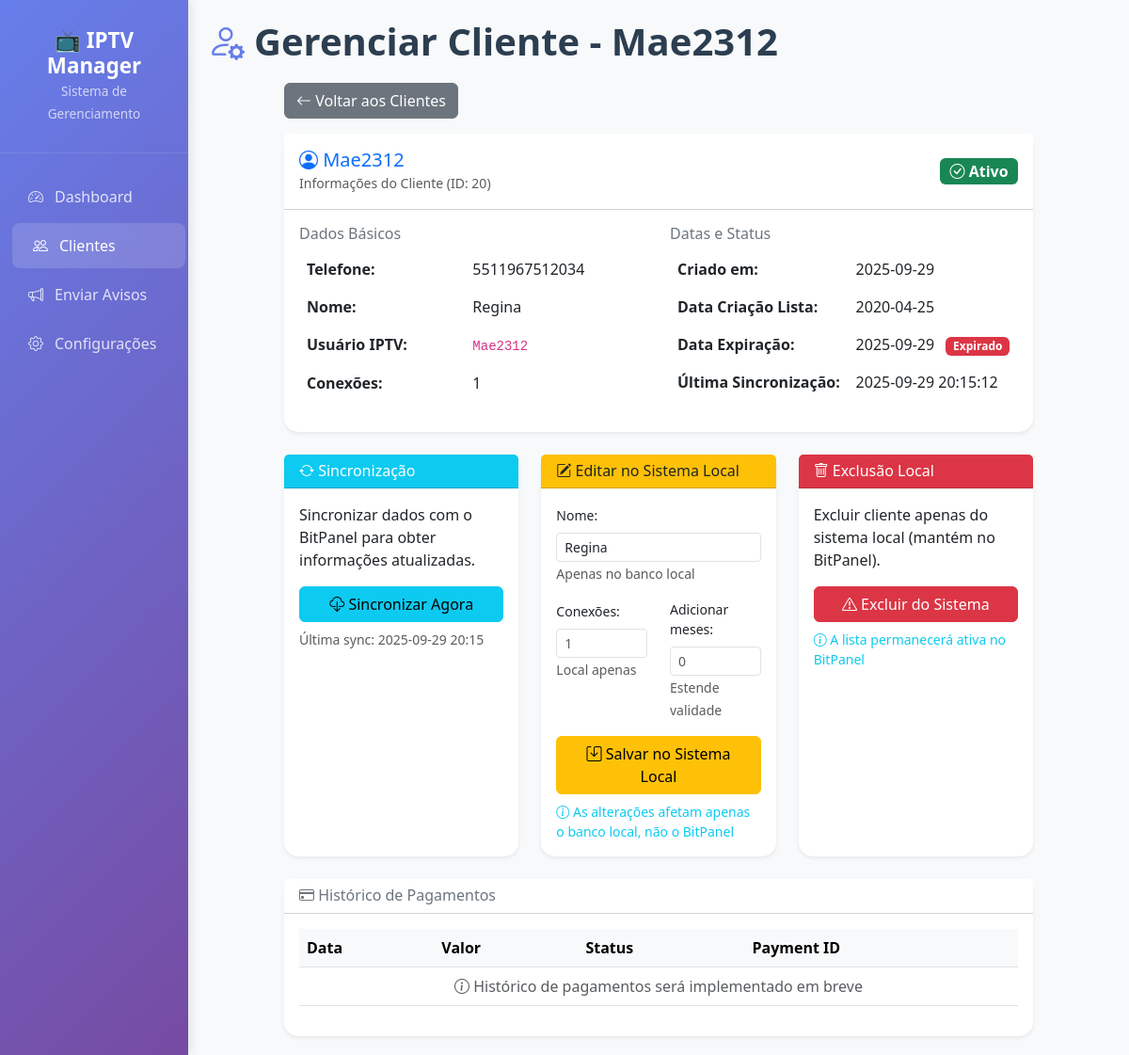
The page /clientes/gerenciar/20 on the database its author committed.
### tables this page shows
CREATE TABLE clientes (
                id INTEGER PRIMARY KEY AUTOINCREMENT, 
                telefone TEXT NOT NULL, 
                nome TEXT,
                usuario_iptv TEXT UNIQUE, 
                senha_iptv TEXT, 
                data_criacao DATETIME, 
                data_expiracao DATETIME,
                conexoes INTEGER DEFAULT 1, 
                plano TEXT, 
                status TEXT, 
                ultimo_teste DATETIME,
                created_at DATETIME DEFAULT CURRENT_TIMESTAMP, 
                ultima_sincronizacao DATETIME
            );

### dashboard.py (the view)
@app.route("/clientes/gerenciar/<int:cliente_id>")
def gerenciar_cliente(cliente_id):
    try:
        print(f"⚙️ [DEBUG] Carregando gerenciamento do cliente ID: {cliente_id}")
        cliente = db.get_cliente_by_id(cliente_id)
        if not cliente:
            print(f"❌ [DEBUG] Cliente ID {cliente_id} não encontrado")
            flash("Cliente não encontrado", "error")
            return redirect(url_for("listar_clientes"))
        usuario_iptv = cliente.get('usuario_iptv', 'N/A')
        print(f"✅ [DEBUG] Cliente encontrado: {usuario_iptv} (ID: {cliente_id})")
        def get_now():
            return datetime.now()
        if cliente.get("data_expiracao"):
            cliente["data_expiracao_obj"] = datetime.fromisoformat(cliente["data_expiracao"])
        response = make_response(render_template("gerenciar_cliente.html", cliente=cliente, now=get_now))
        return add_no_cache_headers(response)
    except Exception as e:
        print(f"❌ [DEBUG] Erro ao carregar dados do cliente: {str(e)}")
        import traceback
        traceback.print_exc()
        flash(f"Erro ao carregar dados do cliente: {str(e)}", "error")
        return redirect(url_for("listar_clientes"))

### dashboard.py (called while the page is built)
def add_no_cache_headers(response):
    response.headers['Cache-Control'] = 'no-cache, no-store, must-revalidate, max-age=0'
    response.headers['Pragma'] = 'no-cache'
    response.headers['Expires'] = '0'
    response.headers['Last-Modified'] = datetime.now().strftime('%a, %d %b %Y %H:%M:%S GMT')
    response.headers['ETag'] = str(int(time.time()))
    return response

@app.after_request
def after_request(response):
    return add_no_cache_headers(response)

### database.py (called while the page is built)
    def get_connection(self):
        conn = sqlite3.connect(self.db_path, timeout=10)
        conn.row_factory = sqlite3.Row
        return conn

    def __enter__(self):
        self._conn = self.get_connection()
        return self._conn

    def __exit__(self, exc_type, exc_val, exc_tb):
        if self._conn:
            self._conn.close()

    def get_cliente_by_id(self, cliente_id: int) -> Optional[Dict]:
        with self as conn:
            result = conn.execute("SELECT * FROM clientes WHERE id = ?", (cliente_id,)).fetchone()
            return dict(result) if result else None

### templates/gerenciar_cliente.html (shortened to what this page needs)
{% extends "base.html" %}
{% block nav_clientes %}active{% endblock %}
{% block page_title %}Gerenciar Cliente - {{ cliente.usuario_iptv or 'Novo Cliente' }}{% endblock %}
{% block page_icon %}<i class="bi bi-person-gear"></i>{% endblock %}
{% block content %}
<div class="row justify-content-center">
    <div class="col-xl-10">
        <div class="mb-3">
            <a href="{{ url_for('listar_clientes') }}" class="btn btn-secondary">
                <i class="bi bi-arrow-left"></i> Voltar aos Clientes
            </a>
        </div>
        <div class="card shadow-sm mb-4">
            <div class="card-header bg-white py-3">
                <div class="d-flex justify-content-between align-items-center">
                    <div>
                        <h5 class="mb-0 text-primary">
                            <i class="bi bi-person-circle"></i> {{ cliente.usuario_iptv or 'Sem usuário IPTV' }}
                        </h5>
                        <small class="text-muted">Informações do Cliente (ID: {{ cliente.id }})</small>
                    </div>
                    <div>
                        {% if cliente.status == 'ativo' %}
                            <span class="badge bg-success fs-6">
                                <i class="bi bi-check-circle"></i> Ativo
                            </span>
                        {% else %}
                            <span class="badge bg-danger fs-6">
                                <i class="bi bi-x-circle"></i> Inativo
                            </span>
                        {% endif %}
                    </div>
                </div>
            </div>
            <div class="card-body">
                <div class="row">
                    <div class="col-md-6">
                        <h6 class="text-secondary">Dados Básicos</h6>
                        <table class="table table-borderless">
                            <tr>
                                <td><strong>Telefone:</strong></td>
                                <td>{{ cliente.telefone }}</td>
                            </tr>
                            <tr>
                                <td><strong>Nome:</strong></td>
                                <td>{{ cliente.nome or 'Não informado' }}</td>
                            </tr>
                            <tr>
                                <td><strong>Usuário IPTV:</strong></td>
                                <td>
                                    {% if cliente.usuario_iptv %}
                                        <code>{{ cliente.usuario_iptv }}</code>
                                    {% else %}
                                        <span class="text-muted">Não possui lista</span>
                                    {% endif %}
                                </td>
                            </tr>
                            <tr>
                                <td><strong>Conexões:</strong></td>
                                <td>{{ cliente.conexoes or 1 }}</td>
                            </tr>
                        </table>
                    </div>
                   <div class="col-md-6">
                        <h6 class="text-secondary">Datas e Status</h6>
                        <table class="table table-borderless">
                            <tr>
                                <td><strong>Criado em:</strong></td>
                                <td>{{ cliente.created_at[:10] if cliente.created_at else 'Não informado' }}</td>
                            </tr>
                            <tr>
                                <td><strong>Data Criação Lista:</strong></td>
                                <td>{{ cliente.data_criacao[:10] if cliente.data_criacao else 'Não informado' }}</td>
                            </tr>
                            <tr>
                                <td><strong>Data Expiração:</strong></td>
                                <td>
                                    {{ cliente.data_expiracao[:10] if cliente.data_expiracao else 'Não informado' }}
                                    {% if cliente.data_expiracao_obj %}
                                        {% set dias_restantes = (cliente.data_expiracao_obj - now()).days %}
                                        {% if dias_restantes < 0 %}
                                            <span class="badge bg-danger ms-2">Expirado</span>
                                        {% elif dias_restantes < 7 %}
                                            <span class="badge bg-warning ms-2">{{ dias_restantes }} dias</span>
                                        {% else %}
                                            <span class="badge bg-success ms-2">{{ dias_restantes }} dias</span>
                                        {% endif %}
                                    {% endif %}
                                </td>
                            </tr>
                            <tr>
                                <td><strong>Última Sincronização:</strong></td>
                                <td>
                                    {{ cliente.ultima_sincronizacao[:19] if cliente.ultima_sincronizacao else 'Nunca sincronizado' }}
                                </td>
                            </tr>
                        </table>
                    </div>
                </div>
            </div>
        </div>
        <div class="row">
            {% if cliente.usuario_iptv %}
            <div class="col-md-6 col-lg-4 mb-4">
                <div class="card h-100 shadow-sm">
                    <div class="card-header bg-info text-white">
                        <h6 class="mb-0">
                            <i class="bi bi-arrow-repeat"></i> Sincronização
                        </h6>
                    </div>
                    <div class="card-body">
                        <p class="card-text">Sincronizar dados com o BitPanel para obter informações atualizadas.</p>
                        <form method="POST" action="{{ url_for('sincronizar_cliente', cliente_id=cliente.id) }}">
                            <button type="submit" class="btn btn-info w-100" id="btnSincronizar">
                                <i class="bi bi-cloud-download"></i> Sincronizar Agora
                            </button>
                        </form>
                        <small class="text-muted mt-2 d-block">
                            Última sync: {{ cliente.ultima_sincronizacao[:16] if cliente.ultima_sincronizacao else 'Nunca' }}
                        </small>
                    </div>
                </div>
            </div>
            {% endif %}
            <div class="col-md-6 col-lg-4 mb-4">
                <div class="card h-100 shadow-sm">
                    <div class="card-header bg-warning text-dark">
                        <h6 class="mb-0">
                            <i class="bi bi-pencil-square"></i> Editar no Sistema Local
                        </h6>
                    </div>
                    <div class="card-body">
                        <form method="POST" action="{{ url_for('editar_cliente_route', cliente_id=cliente.id) }}">
                            <div class="mb-3">
                                <label class="form-label small">Nome:</label>
                                <input type="text" class="form-control form-control-sm" name="nome"
                                       value="{{ cliente.nome or '' }}" placeholder="Nome do cliente">
                                <small class="text-muted">Apenas no banco local</small>
                            </div>
                            <div class="row">
                                <div class="col-6">
                                    <label class="form-label small">Conexões:</label>
                                    <input type="number" class="form-control form-control-sm" name="conexoes"
                                           min="1" max="10" placeholder="{{ cliente.conexoes or 1 }}">
                                    <small class="text-muted">Local apenas</small>
                                </div>
                                <div class="col-6">
                                    <label class="form-label small">Adicionar meses:</label>
                                    <input type="number" class="form-control form-control-sm" name="meses"
                                           min="1" max="12" placeholder="0">
                                    <small class="text-muted">Estende validade</small>
                                </div>
                            </div>
                            <button type="submit" class="btn btn-warning w-100 mt-3">
                                <i class="bi bi-save"></i> Salvar no Sistema Local
                            </button>
                        </form>
                        <small class="text-info mt-2 d-block">
                            <i class="bi bi-info-circle"></i> As alterações afetam apenas o banco local, não o BitPanel
                        </small>
                    </div>
                </div>
            </div>
            <div class="col-md-6 col-lg-4 mb-4">
                <div class="card h-100 shadow-sm">
                    <div class="card-header bg-danger text-white">
                        <h6 class="mb-0">
                            <i class="bi bi-trash"></i> Exclusão Local
                        </h6>
                    </div>
                    <div class="card-body">
                        <p class="card-text">Excluir cliente apenas do sistema local (mantém no BitPanel).</p>
                        <button type="button" class="btn btn-danger w-100" data-bs-toggle="modal" data-bs-target="#modalExcluir">
                            <i class="bi bi-exclamation-triangle"></i> Excluir do Sistema
                        </button>
                        <small class="text-info mt-2 d-block">
                            <i class="bi bi-info-circle"></i> A lista permanecerá ativa no BitPanel
                        </small>
                    </div>
                </div>
            </div>
        </div>
        <div class="card shadow-sm">
            <div class="card-header bg-white">
                <h6 class="mb-0 text-secondary">
                    <i class="bi bi-credit-card"></i> Histórico de Pagamentos
                </h6>
            </div>
            <div class="card-body">
                <div class="table-responsive">
                    <table class="table table-hover">
                        <thead class="table-light">
                            <tr>
                                <th>Data</th>
                                <th>Valor</th>
                                <th>Status</th>
                                <th>Payment ID</th>
                            </tr>
                        </thead>
                        <tbody>
                            <tr>
                                <td colspan="4" class="text-center text-muted">
                                    <i class="bi bi-info-circle"></i>
                                    Histórico de pagamentos será implementado em breve
                                </td>
                            </tr>
                        </tbody>
                    </table>
                </div>
            </div>
        </div>
    </div>
</div>
{% endblock %}

### templates/base.html (style rules this page uses)
.card { border: none; border-radius: 15px; box-shadow: 0 4px 20px rgba(0,0,0,0.08); transition: all 0.3s ease; }
body { background-color: #f8f9fa; }
.page-title i { margin-right: 10px; color: #667eea; }

### rows shown on the page
clientes: usuario_iptv "Mae2312", id "20", telefone "5511967512034", nome "Regina", conexoes "1", created_at "2025-09-29", data_criacao "2020-04-25", data_expiracao "2025-09-29", ultima_sincronizacao "2025-09-29 20:15:12", ultima_sincronizacao "2025-09-29 20:15"
